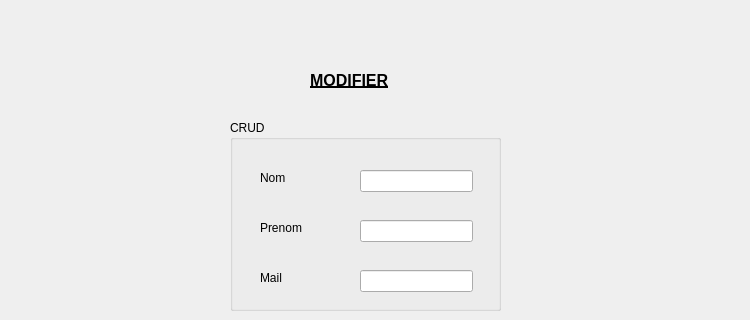
    <widget class="QWidget" name="tab_83">
     <attribute name="title">
      <string>modifier</string>
     </attribute>
     <widget class="QGroupBox" name="groupBox_26">
      <property name="geometry">
       <rect>
        <x>230</x>
        <y>120</y>
        <width>271</width>
        <height>191</height>
       </rect>
      </property>
      <property name="title">
       <string>CRUD</string>
      </property>
      <widget class="QLineEdit" name="lineEdit_88">
       <property name="geometry">
        <rect>
         <x>130</x>
         <y>150</y>
         <width>113</width>
         <height>22</height>
        </rect>
       </property>
      </widget>
      <widget class="QLabel" name="label_142">
       <property name="geometry">
        <rect>
         <x>30</x>
         <y>50</y>
         <width>56</width>
         <height>16</height>
        </rect>
       </property>
       <property name="text">
        <string>Nom</string>
       </property>
      </widget>
      <widget class="QLabel" name="label_144">
       <property name="geometry">
        <rect>
         <x>30</x>
         <y>100</y>
         <width>56</width>
         <height>16</height>
        </rect>
       </property>
       <property name="text">
        <string>Prenom</string>
       </property>
      </widget>
      <widget class="QLineEdit" name="lineEdit_94">
       <property name="geometry">
        <rect>
         <x>130</x>
         <y>100</y>
         <width>113</width>
         <height>22</height>
        </rect>
       </property>
      </widget>
      <widget class="QLabel" name="label_143">
       <property name="geometry">
        <rect>
         <x>30</x>
         <y>150</y>
         <width>56</width>
         <height>16</height>
        </rect>
       </property>
       <property name="text">
        <string>Mail</string>
       </property>
      </widget>
      <widget class="QLineEdit" name="lineEdit_93">
       <property name="geometry">
        <rect>
         <x>130</x>
         <y>50</y>
         <width>113</width>
         <height>22</height>
        </rect>
       </property>
      </widget>
     </widget>
     <widget class="QLabel" name="label_151">
      <property name="geometry">
       <rect>
        <x>310</x>
        <y>70</y>
        <width>431</width>
        <height>20</height>
       </rect>
      </property>
      <property name="font">
       <font>
        <pointsize>12</pointsize>
        <weight>75</weight>
        <bold>true</bold>
        <underline>true</underline>
       </font>
      </property>
      <property name="text">
       <string>MODIFIER</string>
      </property>
     </widget>
    </widget>
